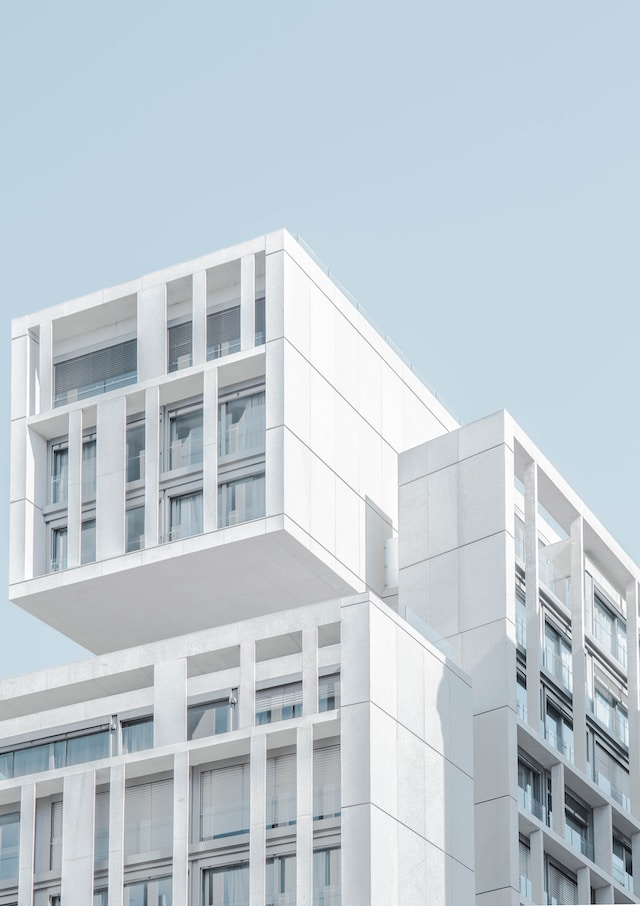
#> input picture CV-5/Lab4/Resources/build.jpg, 640 x 906 px, found by its file name
$ python Q2.py
#> lines starting #> are read from the running program, lines starting #| are printed output that depends on the picture; after the words box and inside, x2 and y2 are one past the last pixel; in counts of white or black regions, pixels touching at a corner belong together
import cv2 as cv
import math
import numpy as np

img = cv.imread('Resources\\build.jpg')
#> img is the input picture: shape (906, 640, 3); mean B, G, R 210, 202.7, 192
cv.imshow('Build1', img)
imgP = np.copy(img)
gray = cv.cvtColor(img, cv.COLOR_BGR2GRAY)

canny = cv.Canny(gray, 100, 200)
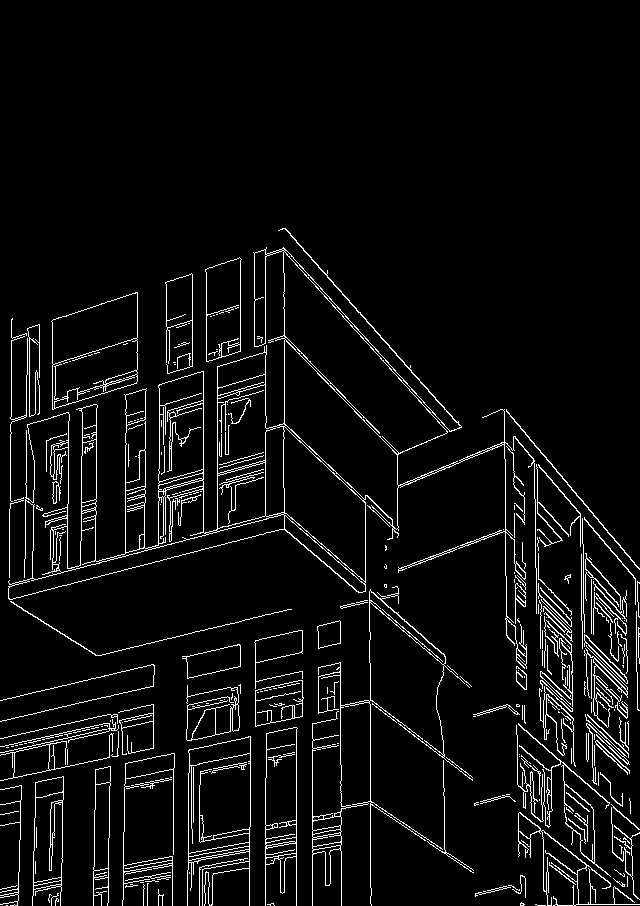
#> canny: shape (906, 640); 5.3% white in thin lines or dots, all inside (x1, y1, x2, y2) = (0, 228, 640, 906)

lines = cv.HoughLines(canny, 1, np.pi / 180, 200, None, 0, 0)
#> lines = 15 rows, first 8: [265, 0], [763, 1.36], [370, 0], [284, 0], [223, 2.27], [40, 2.36], [-43, 2.41], [34, 0.0175]
for line in lines:
    r = line[0][0]
    theta = line[0][1]
    a = math.cos(theta)
    b = math.sin(theta)
    x0 = a * r
    y0 = b * r
    pt1 = (int(x0 + 1000 * (-b)), int(y0 + 1000 * a))
    pt2 = (int(x0 - 1000 * (-b)), int(y0 - 1000 * a))
    cv.line(img, pt1, pt2, (0, 0, 255), 1, cv.LINE_AA)
#> this loop made 15 passes
#> (r, theta, a, b, x0, y0, pt1, pt2) on passes 1 to 10: (265, 0, 1, 0, 265, 0, (265, 1000), (265, -1000)), (763, 1.36, 0.208, 0.978, 158.6, 746.3, (-819, 954), (1136, 538)), (370, 0, 1, 0, 370, 0, (370, 1000), (370, -1000)), (284, 0, 1, 0, 284, 0, (284, 1000), (284, -1000)), (223, 2.27, -0.643, 0.766, -143.3, 170.8, (-909, -471), (622, 813)), (40, 2.36, -0.707, 0.707, -28.28, 28.28, (-735, -678), (678, 735)), (-43, 2.41, -0.743, 0.669, 31.96, -28.77, (-637, -771), (701, 714)), (34, 0.0175, 1, 0.0175, 33.99, 0.593, (16, 1000), (51, -999)), (190, 2.3, -0.669, 0.743, -127.1, 141.2, (-870, -527), (616, 810)), (569, 1.31, 0.259, 0.966, 147.3, 549.6, (-818, 808), (1113, 290))
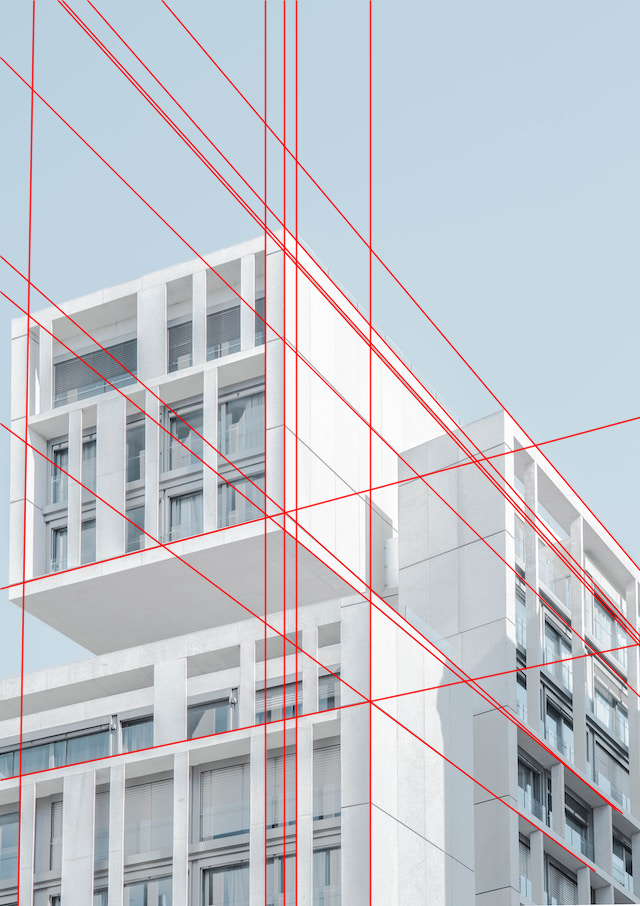
#> img: shape (906, 640, 3); 5.46% of pixels changed, all inside (x1, y1, x2, y2) = (0, 0, 640, 906)

linesP = cv.HoughLinesP(canny, 1, np.pi / 180, 75, None, 50, 10)
#> linesP = 159 rows, first 6: [265, 905, 265, 778], [586, 656, 638, 645], [283, 529, 389, 618], [318, 712, 373, 701], [370, 903, 370, 663], [284, 438, 284, 273]
for lineP in linesP:
    pt = lineP[0]
    cv.line(imgP, (pt[0], pt[1]), (pt[2], pt[3]), (0, 0, 255), 1, cv.LINE_AA)
#> this loop made 159 passes
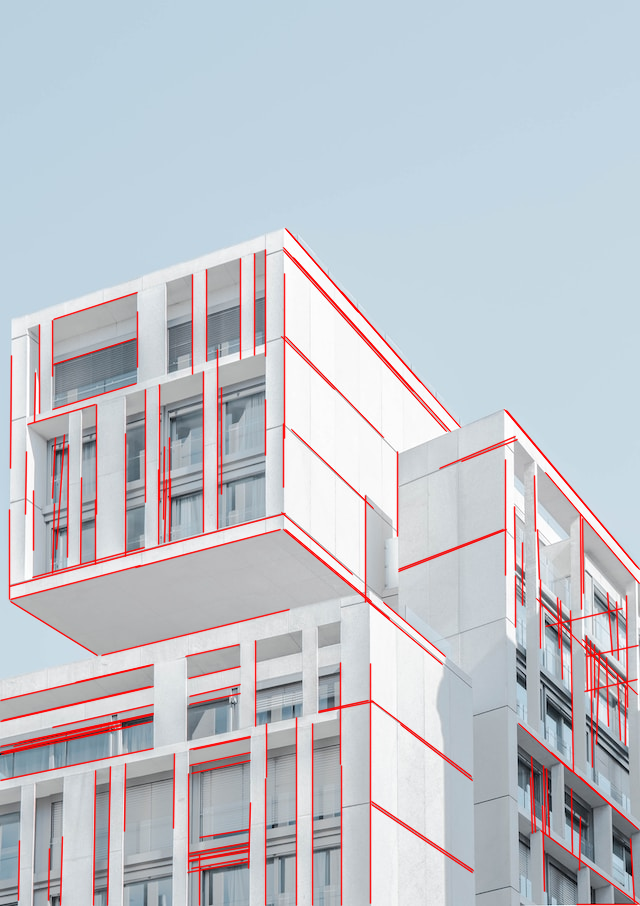
#> imgP: shape (906, 640, 3); 6.91% of pixels changed, all inside (x1, y1, x2, y2) = (0, 228, 640, 906)

cv.imshow('With lines', img)
cv.imshow('With Lines P', imgP)
cv.waitKey(0)
